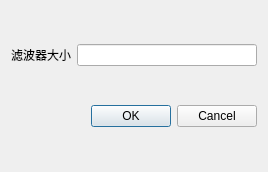
<?xml version="1.0" encoding="UTF-8"?>
<ui version="4.0">
 <class>Nolinear</class>
 <widget class="QDialog" name="Nolinear">
  <property name="geometry">
   <rect>
    <x>0</x>
    <y>0</y>
    <width>268</width>
    <height>172</height>
   </rect>
  </property>
  <property name="windowTitle">
   <string>Dialog</string>
  </property>
  <layout class="QVBoxLayout" name="verticalLayout">
   <item>
    <layout class="QHBoxLayout" name="horizontalLayout">
     <item>
      <widget class="QLabel" name="label">
       <property name="text">
        <string>滤波器大小</string>
       </property>
      </widget>
     </item>
     <item>
      <widget class="QLineEdit" name="lineEdit"/>
     </item>
    </layout>
   </item>
   <item>
    <widget class="QDialogButtonBox" name="buttonBox">
     <property name="orientation">
      <enum>Qt::Horizontal</enum>
     </property>
     <property name="standardButtons">
      <set>QDialogButtonBox::Cancel|QDialogButtonBox::Ok</set>
     </property>
    </widget>
   </item>
  </layout>
 </widget>
 <resources/>
 <connections>
  <connection>
   <sender>buttonBox</sender>
   <signal>accepted()</signal>
   <receiver>Nolinear</receiver>
   <slot>accept()</slot>
   <hints>
    <hint type="sourcelabel">
     <x>248</x>
     <y>254</y>
    </hint>
    <hint type="destinationlabel">
     <x>157</x>
     <y>274</y>
    </hint>
   </hints>
  </connection>
  <connection>
   <sender>buttonBox</sender>
   <signal>rejected()</signal>
   <receiver>Nolinear</receiver>
   <slot>reject()</slot>
   <hints>
    <hint type="sourcelabel">
     <x>316</x>
     <y>260</y>
    </hint>
    <hint type="destinationlabel">
     <x>286</x>
     <y>274</y>
    </hint>
   </hints>
  </connection>
 </connections>
</ui>
